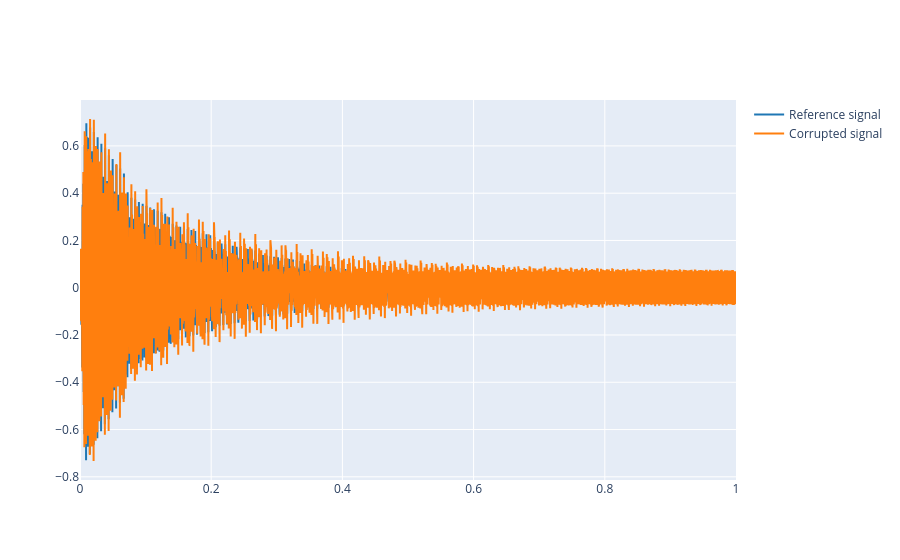

Notebook code cell kept with this figure:
### Markdown cell above
3.2 Plot both the reference signal and the corrupted signal and listen to the latter one.

### Code cell
# Write your code here

plot_signals([x_ref, x_interf], fs, name=["Reference signal", "Corrupted signal"])

### Figure 1 — Plotly figure (JSON) as saved in the notebook; plotly's stock layout.template omitted (floating-point values rounded to 4 significant figures; data arrays with more than 128 entries replaced by an {"elided": "..."} marker saying what was removed)
{"data": [{"line": {"color": "#1f77b4", "shape": "linear"}, "mode": "lines", "name": "Reference signal", "type": "scatter", "x": {"elided": "44100 float values"}, "y": {"elided": "44100 float values"}}, {"line": {"color": "#ff7f0e", "shape": "linear"}, "mode": "lines", "name": "Corrupted signal", "type": "scatter", "x": {"elided": "44100 float values"}, "y": {"elided": "44100 float values"}}], "layout": {}}
